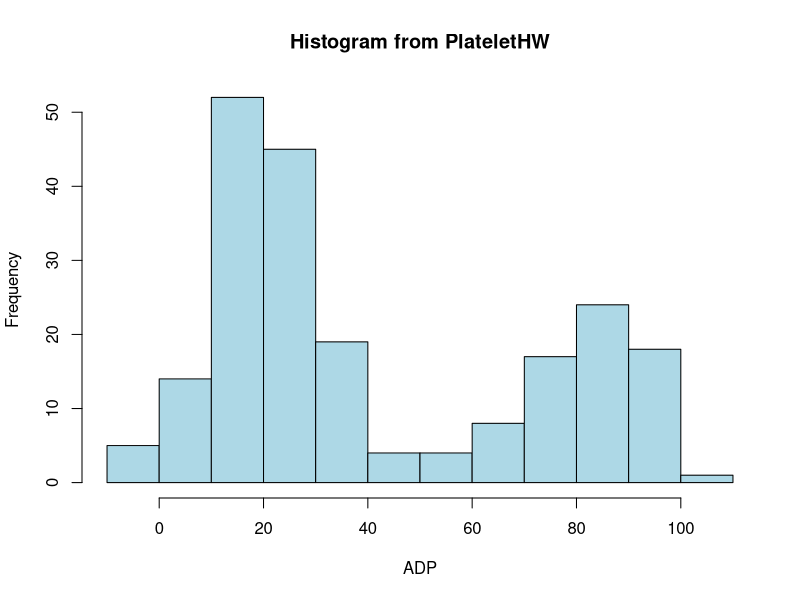
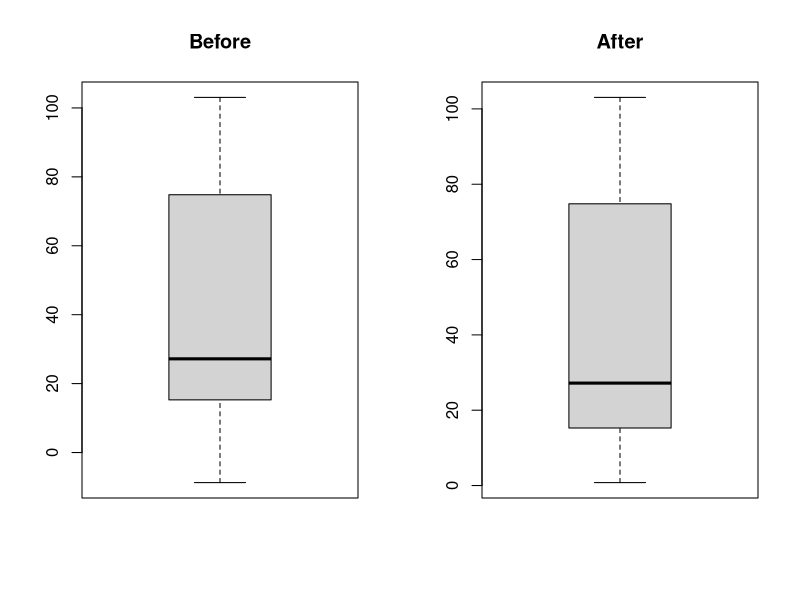
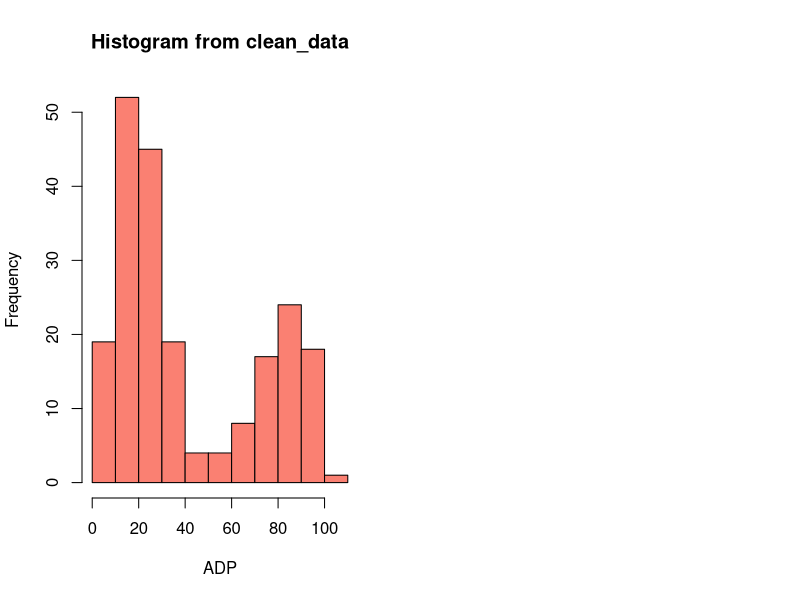
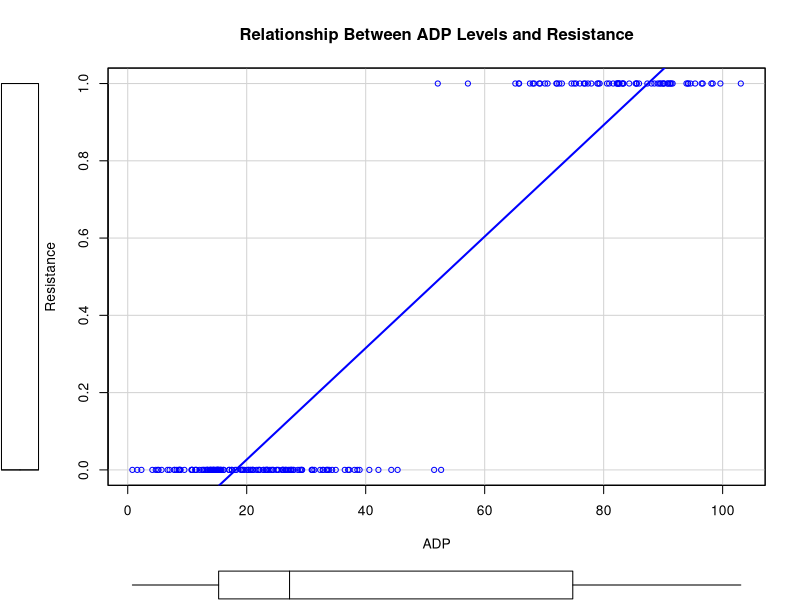
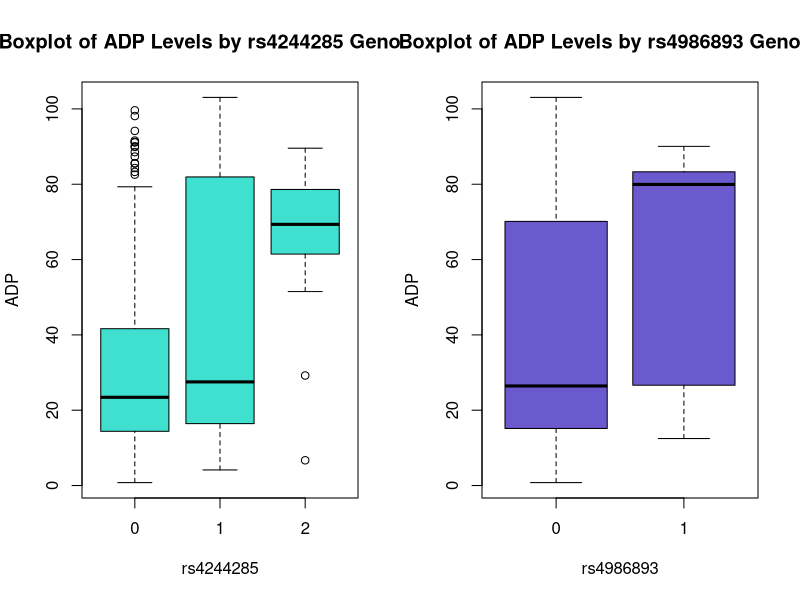
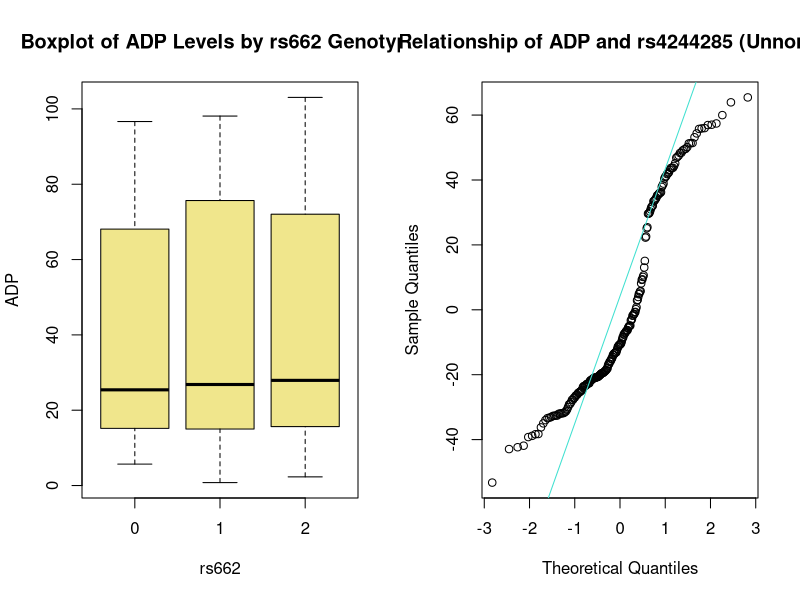
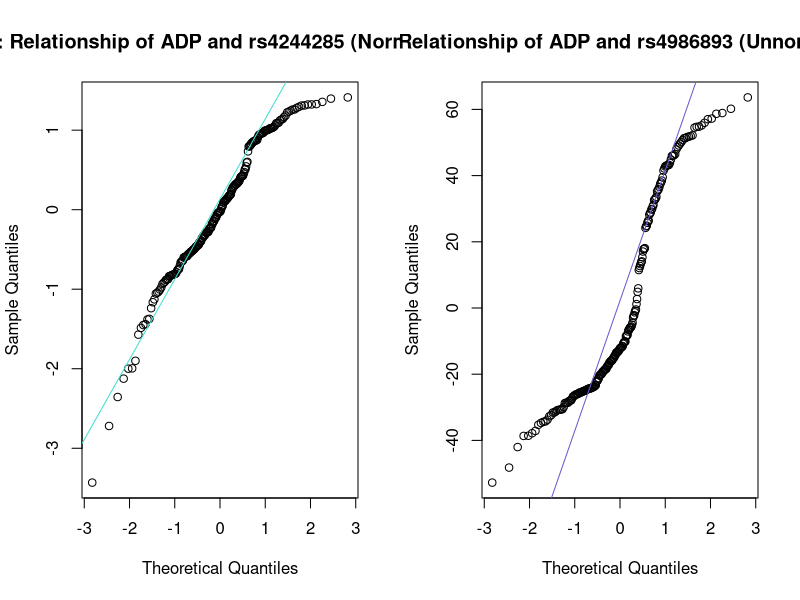
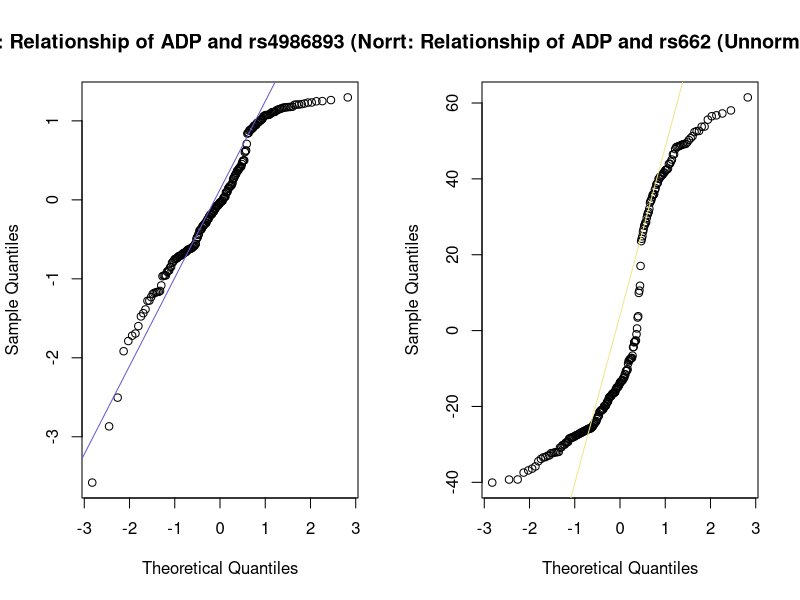

Here is the R script that generated these plots, in order:
## ---- chunk 1
knitr::opts_chunk$set(echo = TRUE)

library(readr)
raw_data <- read_delim("../raw_data/PlateletHW.tsv", delim = "\t", escape_double = FALSE, trim_ws = TRUE)
View(raw_data)

clean_data <- read_delim("../clean_data/clean_data.tsv", delim = "\t", escape_double = FALSE, trim_ws = TRUE)
View(clean_data)

## ---- chunk 2
summary(raw_data$ADP)
hist(raw_data$ADP, main = "Histogram from PlateletHW" , xlab = "ADP", col = "lightblue")
## ---- chunk 3
clean_data$ADP <- abs(raw_data$ADP)
par(mfcol=c(1,2))
boxplot(raw_data$ADP, main = "Before")
boxplot(clean_data$ADP, main = "After")
## ---- chunk 4
summary(clean_data$ADP)
hist(clean_data$ADP, main = "Histogram from clean_data" , xlab = "ADP", col = "salmon")
## ---- chunk 5
library(car)
scatterplot(Resistance ~ ADP, data = clean_data, reg.line = lm, smooth = FALSE, 
            main = "Relationship Between ADP Levels and Resistance")
boxplot(clean_data$ADP ~ clean_data$rs4244285, main = "Boxplot of ADP Levels by rs4244285 Genotype", 
        xlab = "rs4244285", ylab = "ADP", col = "turquoise")
boxplot(clean_data$ADP ~ clean_data$rs4986893, main = "Boxplot of ADP Levels by rs4986893 Genotype", 
        xlab = "rs4986893", ylab = "ADP", col = "slateblue")
boxplot(clean_data$ADP ~ clean_data$rs662, main = "Boxplot of ADP Levels by rs662 Genotype", 
        xlab = "rs662", ylab = "ADP", col = "khaki")
## ---- chunk 6
clean_data$ADP_log <- log(clean_data$ADP)
View(clean_data)
## ---- chunk 7
linear_1 <- lm(ADP ~ rs4244285, data = clean_data)
summary(linear_1)
qqnorm(linear_1$residuals, 
       main = "QQ Plot: Relationship of ADP and rs4244285 (Unnormalized ADP)")
qqline(linear_1$residuals, col = "turquoise")

linear_log_1 <- lm(ADP_log ~ rs4244285, data = clean_data)
summary(linear_log_1)
qqnorm(linear_log_1$residuals, 
       main = "QQ Plot: Relationship of ADP and rs4244285 (Normalized ADP)")
qqline(linear_log_1$residuals, col = "turquoise")
## ---- chunk 8
linear_2 <- lm(ADP ~ rs4986893, data = clean_data)
summary(linear_2)
qqnorm(linear_2$residuals, 
       main = "QQ Plot: Relationship of ADP and rs4986893 (Unnormalized ADP)")
qqline(linear_2$residuals, col = "slateblue")

linear_log_2 <- lm(ADP_log ~ rs4986893, data = clean_data)
summary(linear_log_2)
qqnorm(linear_log_2$residuals, 
       main = "QQ Plot: Relationship of ADP and rs4986893 (Normalized ADP)")
qqline(linear_log_2$residuals, col = "slateblue")
## ---- chunk 9
linear_3 <- lm(ADP ~ rs662, data = clean_data)
summary(linear_3)
qqnorm(linear_3$residuals, 
       main = "QQ Plot: Relationship of ADP and rs662 (Unnormalized ADP)")
qqline(linear_3$residuals, col = "khaki")

linear_log_3 <- lm(ADP_log ~ rs662, data = clean_data)
summary(linear_log_3)
qqnorm(linear_log_3$residuals, 
       main = "QQ Plot: Relationship of ADP and rs662 (Normalized ADP)")
qqline(linear_log_3$residuals, col = "khaki")
## ---- chunk 10
library(ggplot2)
ggplot(clean_data, aes(x = rs4244285, y = ADP_log)) +
  geom_point() +
  geom_smooth(method = "lm", color = "turquoise") +
  labs(title = "Linear regression test between log(ADP Level) and rs4244285",
       x = "rs4244285 Genotype (0, 1, 2)",
       y = "log(ADP)") +
  theme_minimal()
## ---- chunk 11
library(ggplot2)
ggplot(clean_data, aes(x = rs4986893, y = ADP_log)) +
  geom_point() +
  geom_smooth(method = "lm", color = "slateblue") +
  labs(title = "Linear regression test between log(ADP Level) and rs4986893",
       x = "rs4986893 Genotype (0, 1, 2)",
       y = "log(ADP)") +
  theme_minimal()
## ---- chunk 12
library(ggplot2)
ggplot(clean_data, aes(x = rs662, y = ADP_log)) +
  geom_point() +
  geom_smooth(method = "lm", color = "khaki") +
  labs(title = "Linear regression test between log(ADP Level) and rs662",
       x = "rs662 Genotype (0, 1, 2)",
       y = "log(ADP)") +
  theme_minimal()
## ---- chunk 13
snp_list <- c("rs4244285", "rs4986893", "rs662")

results_list <- list()

for (snp in snp_list) {
  model_sum <- lm(as.formula(paste("ADP_log ~ AGE + SEX +", snp)), data = clean_data)
  results_list[[snp]] <- summary(model_sum)
}
print(results_list[["rs4244285"]]) # significant (p-value < 0.05/3)
print(results_list[["rs4986893"]])# significant (p-value < 0.05/3)
print(results_list[["rs662"]]) # not significant (p-value > 0.05/3)
